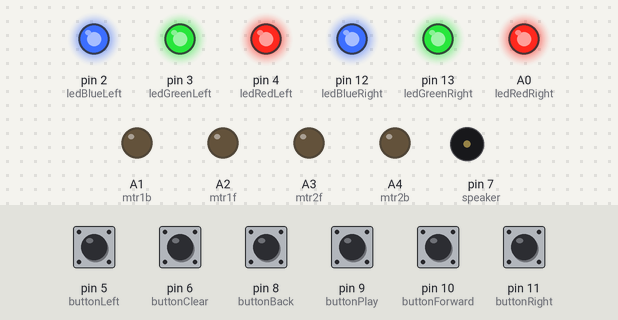
Bench run of a sketch on a simulated Arduino Uno, built with avr-gcc and run on an emulated ATmega328P. Shown: output pins drawn as LEDs (lit = HIGH), buzzer (waves = sounding). Dashed ring = blinking. Inputs (shaded band) come from the test bench; at power-on: pin 5 (buttonLeft), pin 6 (buttonClear), pin 8 (buttonBack), pin 9 (buttonPlay), pin 10 (buttonForward), pin 11 (buttonRight) HIGH.

Above: at 4.7 s.
4.8 s: pin 5 (buttonLeft) pulled LOW for 0.15 s
At 5.1 s:
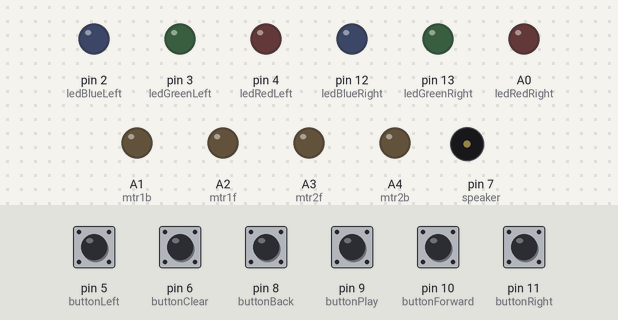
6.4 s: pin 6 (buttonClear) pulled LOW for 0.15 s
At 6.8 s:
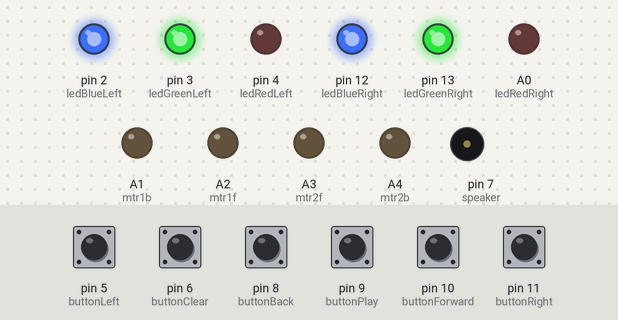
8.1 s: pin 8 (buttonBack) pulled LOW for 1 s
At 8.65 s:
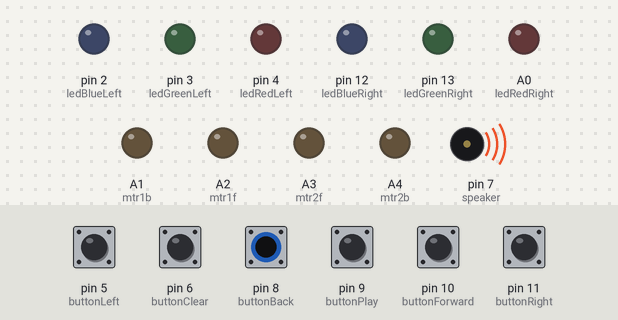
11.1 s: pin 9 (buttonPlay) pulled LOW for 0.15 s
At 11.6 s:
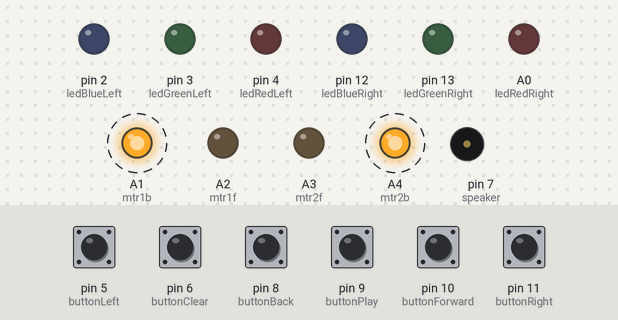
14.1 s: pin 10 (buttonForward) pulled LOW for 1 s
17.1 s: pin 9 (buttonPlay) pulled LOW for 1 s
At 18.2 s:
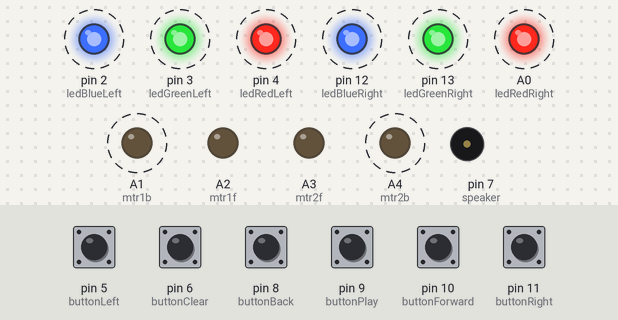
Timing chart, 0 to 22.1 s (numbered marks = the images above; inputs shaded):
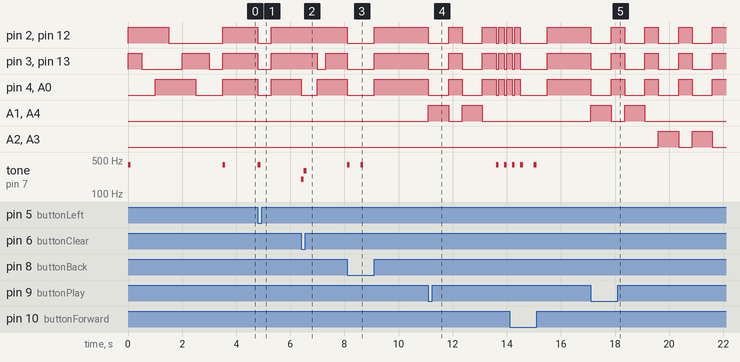

The sketch:

beebot.ino
```cpp
const int mtr1b = A1;
const int mtr1f = A2;
const int mtr2f = A3;
const int mtr2b = A4;
const int speaker = 7;
const int buttonClear = 6;
const int buttonPlay = 9;
const int buttonForward = 10;
const int buttonBack = 8;
const int buttonRight = 11;
const int buttonLeft = 5;
const int ledBlueLeft = 2;
const int ledRedLeft = 4;
const int ledGreenLeft = 3;
const int ledBlueRight = 12;
const int ledRedRight = A0;
const int ledGreenRight = 13;

int program[] = {0, 0, 0, 0, 0, 0, 0, 0, 0, 0, 0, 0, 0, 0, 0, 0, 0, 0, 0, 0};
int steps = sizeof(program) / sizeof(program[0]);
int currentStep = 0;
boolean playing = false;
void setup() {
  pinMode(mtr1f, OUTPUT);
  pinMode(mtr1b, OUTPUT);
  pinMode(mtr2f, OUTPUT);
  pinMode(mtr2b, OUTPUT);
  pinMode(speaker, OUTPUT);
  pinMode(buttonClear, INPUT_PULLUP);
  pinMode(buttonPlay, INPUT_PULLUP);
  pinMode(buttonForward, INPUT_PULLUP);
  pinMode(buttonBack, INPUT_PULLUP);
  pinMode(buttonRight, INPUT_PULLUP);
  pinMode(buttonLeft, INPUT_PULLUP);
  pinMode(ledBlueLeft, OUTPUT);
  pinMode(ledRedLeft, OUTPUT);
  pinMode(ledGreenLeft, OUTPUT);
  pinMode(ledBlueRight, OUTPUT);
  pinMode(ledRedRight, OUTPUT);
  pinMode(ledGreenRight, OUTPUT);
  Serial.begin(9600);

  redOff();
  greenOff();
  blueOff();

  tone(speaker, 400, 100);
  redOn();
  delay(500);
  greenOn();
  delay(500);
  redOff();
  delay(500);
  blueOn();
  delay(500);
  greenOff();
  delay(500);
  redOn();
  delay(500);
  whiteOn();
  delay(500);
  whiteOff();
  tone(speaker, 400, 100);
}

void loop() {
  buttons();
  play();
}

void forward() {
  whiteOn();
  digitalWrite(mtr1f, HIGH);
  digitalWrite(mtr1b, LOW);
  digitalWrite(mtr2f, HIGH);
  digitalWrite(mtr2b, LOW);
  delay(750);
  whiteOff();
  digitalWrite(mtr1f, LOW);
  digitalWrite(mtr1b, LOW);
  digitalWrite(mtr2f, LOW);
  digitalWrite(mtr2b, LOW);
  delay(500);
}

void back() {
  whiteOn();
  digitalWrite(mtr1f, LOW);
  digitalWrite(mtr1b, HIGH);
  digitalWrite(mtr2f, LOW);
  digitalWrite(mtr2b, HIGH);
  delay(750);
  whiteOff();
  digitalWrite(mtr1f, LOW);
  digitalWrite(mtr1b, LOW);
  digitalWrite(mtr2f, LOW);
  digitalWrite(mtr2b, LOW);
  delay(500);
}

void right() {
  whiteOn();
  digitalWrite(mtr2f, HIGH);
  digitalWrite(mtr2b, LOW);
  digitalWrite(mtr1f, LOW);
  digitalWrite(mtr1b, HIGH);
  delay(350);
  whiteOff();
  digitalWrite(mtr1f, LOW);
  digitalWrite(mtr1b, LOW);
  digitalWrite(mtr2f, LOW);
  digitalWrite(mtr2b, LOW);
  delay(500);
}

void left() {
  whiteOn();
  digitalWrite(mtr2f, LOW);
  digitalWrite(mtr2b, HIGH);
  digitalWrite(mtr1f, HIGH);
  digitalWrite(mtr1b, LOW  );
  delay(350);
  whiteOff();
  digitalWrite(mtr1f, LOW);
  digitalWrite(mtr1b, LOW);
  digitalWrite(mtr2f, LOW);
  digitalWrite(mtr2b, LOW);
  delay(500);
}

void buttons() {
  if (digitalRead(buttonClear) == 0) {
    tone(speaker, 200, 100);
    redOn();
    delay(100);
    tone(speaker, 300, 100);
    currentStep = 0;
    for (int i = 0; i < steps; i++) {
      program[i] = 0;
    }
    delay(500);
    redOff();
    greenOn();
    delay(300);
    greenOff();
  } else if (digitalRead(buttonPlay) == 0) {
    playing = true;
    play();
  } else if (digitalRead(buttonForward) == 0) {
    if (currentStep < steps) {
      tone(speaker, 400, 100);
      program[currentStep] = 1;
      currentStep++;
      whiteOn();
      delay(500);
      whiteOff();
    } else {
      tone(speaker, 200, 300);
      redOn();
      delay(500);
      redOff();
    }
  } else if (digitalRead(buttonBack) == 0) {
    if (currentStep < steps) {
      tone(speaker, 400, 100);
      program[currentStep] = 2;
      currentStep++;
      whiteOn();
      delay(500);
      whiteOff();
    } else {
      tone(speaker, 200, 300);
      redOn();
      delay(500);
      redOff();
    }
  } else if (digitalRead(buttonRight) == 0) {
    if (currentStep < steps) {
      tone(speaker, 400, 100);
      program[currentStep] = 3;
      currentStep++;
      whiteOn();
      delay(500);
      whiteOff();
    } else {
      tone(speaker, 200, 300);
      redOn();
      delay(500);
      redOff();
    }
  } else if (digitalRead(buttonLeft) == 0) {
    if (currentStep < steps) {
      tone(speaker, 400, 100);
      program[currentStep] = 4;
      currentStep++;
      whiteOn();
      delay(500);
      whiteOff();
    } else {
      tone(speaker, 200, 300);
      redOn();
      delay(500);
      redOff();
    }
  }
}

void play() {
  if (playing) {
    for (int i = 0; i < steps; i++) {
      runCommand(program[i]);
      //      Serial.println(program[i]);
    }
    playing = false;
    for (int i = 0; i < 3; i++) {
      whiteOn();
      tone(speaker, 400, 100);
      delay(100);
      whiteOff();
      delay(200);
    }
  }
}

void runCommand(int whichCommand) {
  switch (whichCommand) {
    case 0:
      break;
    case 1:
      forward();
      break;
    case 2:
      back();
      break;
    case 3:
      right();
      break;
    case 4:
      left();
      break;
  }
}

void whiteOn() {
  digitalWrite(ledBlueLeft, LOW);
  digitalWrite(ledGreenLeft, LOW);
  digitalWrite(ledRedLeft, LOW);
  digitalWrite(ledBlueRight, LOW);
  digitalWrite(ledGreenRight, LOW);
  digitalWrite(ledRedRight, LOW);
}

void whiteOff() {
  digitalWrite(ledBlueLeft, HIGH);
  digitalWrite(ledGreenLeft, HIGH);
  digitalWrite(ledRedLeft, HIGH);
  digitalWrite(ledBlueRight, HIGH);
  digitalWrite(ledGreenRight, HIGH);
  digitalWrite(ledRedRight, HIGH);
}

void redOn() {
  digitalWrite(ledRedLeft, LOW);
  digitalWrite(ledRedRight, LOW);
}
void redOff() {
  digitalWrite(ledRedLeft, HIGH);
  digitalWrite(ledRedRight, HIGH);
}

void greenOn() {
  digitalWrite(ledGreenLeft, LOW);
  digitalWrite(ledGreenRight, LOW);
}
void greenOff() {
  digitalWrite(ledGreenLeft, HIGH);
  digitalWrite(ledGreenRight, HIGH);
}

void blueOn() {
  digitalWrite(ledBlueLeft, LOW);
  digitalWrite(ledBlueRight, LOW);
}
void blueOff() {
  digitalWrite(ledBlueLeft, HIGH);
  digitalWrite(ledBlueRight, HIGH);
}
```

Measured:
- after the input at 4.8 s, pin 2 (ledBlueLeft), pin 3 (ledGreenLeft), pin 4 (ledRedLeft), pin 12 (ledBlueRight), pin 13 (ledGreenRight), A0 (ledRedRight): HIGH → LOW at once, → HIGH 0.50 s later; tone on pin 7 (speaker): silent → 400 Hz at once, → silent 0.10 s later
- after the input at 6.4 s, pin 3 (ledGreenLeft), pin 13 (ledGreenRight): HIGH → LOW after 0.60 s, → HIGH 0.30 s later; pin 4 (ledRedLeft), A0 (ledRedRight): HIGH → LOW at once, → HIGH 0.60 s later; tone on pin 7 (speaker): silent → 200 Hz at once, → 300 Hz 0.10 s later, → silent 0.10 s later
- after the input at 8.1 s, pin 2 (ledBlueLeft), pin 3 (ledGreenLeft), pin 4 (ledRedLeft), pin 12 (ledBlueRight), pin 13 (ledGreenRight), A0 (ledRedRight): HIGH → LOW at once, → HIGH 1.0 s later; tone on pin 7 (speaker): alternates 400 Hz for 0.10 s and silent for 0.40 s, 4 changes in all, then stays silent, starting at once
- after the input at 11.1 s, pin 2 (ledBlueLeft), pin 3 (ledGreenLeft): HIGH → LOW at once, → HIGH 0.75 s later, → LOW 0.50 s later, → HIGH 0.75 s later, … (8 changes in this stretch)
- after the input at 17.1 s, pin 2 (ledBlueLeft), pin 3 (ledGreenLeft): alternates HIGH for 0.50 s and LOW for 0.75 s, starting at once
- by itself, tone on pin 7 (speaker): alternates 400 Hz for 0.10 s and silent for 3.4 s
